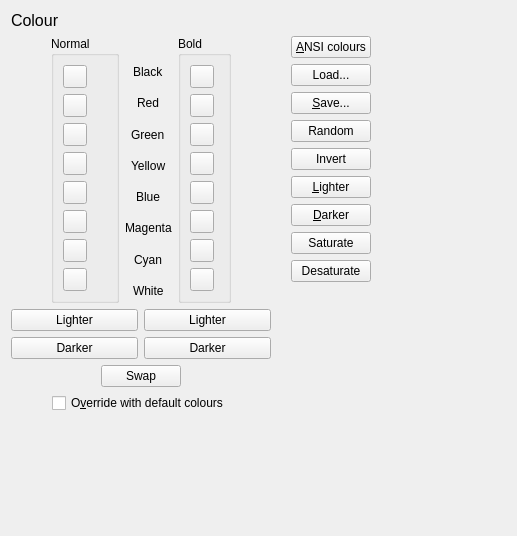
<?xml version="1.0" encoding="UTF-8"?>
<ui version="4.0">
 <class>PrefsColor</class>
 <widget class="QWidget" name="PrefsColor">
  <property name="geometry">
   <rect>
    <x>0</x>
    <y>0</y>
    <width>517</width>
    <height>536</height>
   </rect>
  </property>
  <property name="windowTitle">
   <string>Colour</string>
  </property>
  <layout class="QVBoxLayout" name="verticalLayout_7">
   <item>
    <widget class="QLabel" name="label_title">
     <property name="sizePolicy">
      <sizepolicy hsizetype="Preferred" vsizetype="Fixed">
       <horstretch>0</horstretch>
       <verstretch>0</verstretch>
      </sizepolicy>
     </property>
     <property name="font">
      <font>
       <pointsize>12</pointsize>
      </font>
     </property>
     <property name="text">
      <string>Colour</string>
     </property>
    </widget>
   </item>
   <item>
    <layout class="QHBoxLayout" name="_main">
     <property name="spacing">
      <number>20</number>
     </property>
     <item>
      <layout class="QVBoxLayout" name="_colors">
       <property name="spacing">
        <number>6</number>
       </property>
       <item>
        <layout class="QHBoxLayout" name="_palette">
         <item>
          <spacer name="horizontalSpacer">
           <property name="orientation">
            <enum>Qt::Orientation::Horizontal</enum>
           </property>
           <property name="sizeHint" stdset="0">
            <size>
             <width>40</width>
             <height>20</height>
            </size>
           </property>
          </spacer>
         </item>
         <item>
          <widget class="QGroupBox" name="_normal">
           <property name="title">
            <string>Normal</string>
           </property>
           <layout class="QVBoxLayout" name="verticalLayout">
            <item>
             <widget class="ColorPickerButton" name="Ansi0">
              <property name="baseSize">
               <size>
                <width>20</width>
                <height>20</height>
               </size>
              </property>
             </widget>
            </item>
            <item>
             <widget class="ColorPickerButton" name="Ansi1">
              <property name="baseSize">
               <size>
                <width>20</width>
                <height>20</height>
               </size>
              </property>
             </widget>
            </item>
            <item>
             <widget class="ColorPickerButton" name="Ansi2">
              <property name="baseSize">
               <size>
                <width>20</width>
                <height>20</height>
               </size>
              </property>
             </widget>
            </item>
            <item>
             <widget class="ColorPickerButton" name="Ansi3">
              <property name="baseSize">
               <size>
                <width>20</width>
                <height>20</height>
               </size>
              </property>
             </widget>
            </item>
            <item>
             <widget class="ColorPickerButton" name="Ansi4">
              <property name="baseSize">
               <size>
                <width>20</width>
                <height>20</height>
               </size>
              </property>
             </widget>
            </item>
            <item>
             <widget class="ColorPickerButton" name="Ansi5">
              <property name="baseSize">
               <size>
                <width>20</width>
                <height>20</height>
               </size>
              </property>
             </widget>
            </item>
            <item>
             <widget class="ColorPickerButton" name="Ansi6">
              <property name="baseSize">
               <size>
                <width>20</width>
                <height>20</height>
               </size>
              </property>
             </widget>
            </item>
            <item>
             <widget class="ColorPickerButton" name="Ansi7">
              <property name="baseSize">
               <size>
                <width>20</width>
                <height>20</height>
               </size>
              </property>
             </widget>
            </item>
           </layout>
          </widget>
         </item>
         <item>
          <layout class="QVBoxLayout" name="_labels">
           <item>
            <spacer name="verticalSpacer">
             <property name="orientation">
              <enum>Qt::Orientation::Vertical</enum>
             </property>
             <property name="sizeType">
              <enum>QSizePolicy::Policy::Fixed</enum>
             </property>
             <property name="sizeHint" stdset="0">
              <size>
               <width>20</width>
               <height>23</height>
              </size>
             </property>
            </spacer>
           </item>
           <item alignment="Qt::AlignmentFlag::AlignHCenter">
            <widget class="QLabel" name="label_black">
             <property name="text">
              <string>Black</string>
             </property>
            </widget>
           </item>
           <item alignment="Qt::AlignmentFlag::AlignHCenter">
            <widget class="QLabel" name="label_red">
             <property name="text">
              <string>Red</string>
             </property>
            </widget>
           </item>
           <item alignment="Qt::AlignmentFlag::AlignHCenter">
            <widget class="QLabel" name="label_green">
             <property name="text">
              <string>Green</string>
             </property>
            </widget>
           </item>
           <item alignment="Qt::AlignmentFlag::AlignHCenter">
            <widget class="QLabel" name="label_yellow">
             <property name="text">
              <string>Yellow</string>
             </property>
            </widget>
           </item>
           <item alignment="Qt::AlignmentFlag::AlignHCenter">
            <widget class="QLabel" name="label_blue">
             <property name="text">
              <string>Blue</string>
             </property>
            </widget>
           </item>
           <item alignment="Qt::AlignmentFlag::AlignHCenter">
            <widget class="QLabel" name="label_magenta">
             <property name="text">
              <string>Magenta</string>
             </property>
            </widget>
           </item>
           <item alignment="Qt::AlignmentFlag::AlignHCenter">
            <widget class="QLabel" name="label_cyan">
             <property name="text">
              <string>Cyan</string>
             </property>
            </widget>
           </item>
           <item alignment="Qt::AlignmentFlag::AlignHCenter">
            <widget class="QLabel" name="label_white">
             <property name="text">
              <string>White</string>
             </property>
            </widget>
           </item>
           <item>
            <spacer name="verticalSpacer_2">
             <property name="orientation">
              <enum>Qt::Orientation::Vertical</enum>
             </property>
             <property name="sizeType">
              <enum>QSizePolicy::Policy::Fixed</enum>
             </property>
             <property name="sizeHint" stdset="0">
              <size>
               <width>20</width>
               <height>0</height>
              </size>
             </property>
            </spacer>
           </item>
          </layout>
         </item>
         <item>
          <widget class="QGroupBox" name="_bold">
           <property name="title">
            <string>Bold</string>
           </property>
           <layout class="QVBoxLayout" name="verticalLayout_5">
            <item>
             <widget class="ColorPickerButton" name="Ansi8">
              <property name="baseSize">
               <size>
                <width>20</width>
                <height>20</height>
               </size>
              </property>
             </widget>
            </item>
            <item>
             <widget class="ColorPickerButton" name="Ansi9">
              <property name="baseSize">
               <size>
                <width>20</width>
                <height>20</height>
               </size>
              </property>
             </widget>
            </item>
            <item>
             <widget class="ColorPickerButton" name="Ansi10">
              <property name="baseSize">
               <size>
                <width>20</width>
                <height>20</height>
               </size>
              </property>
             </widget>
            </item>
            <item>
             <widget class="ColorPickerButton" name="Ansi11">
              <property name="baseSize">
               <size>
                <width>20</width>
                <height>20</height>
               </size>
              </property>
             </widget>
            </item>
            <item>
             <widget class="ColorPickerButton" name="Ansi12">
              <property name="baseSize">
               <size>
                <width>20</width>
                <height>20</height>
               </size>
              </property>
             </widget>
            </item>
            <item>
             <widget class="ColorPickerButton" name="Ansi13">
              <property name="baseSize">
               <size>
                <width>20</width>
                <height>20</height>
               </size>
              </property>
             </widget>
            </item>
            <item>
             <widget class="ColorPickerButton" name="Ansi14">
              <property name="baseSize">
               <size>
                <width>20</width>
                <height>20</height>
               </size>
              </property>
             </widget>
            </item>
            <item>
             <widget class="ColorPickerButton" name="Ansi15">
              <property name="baseSize">
               <size>
                <width>20</width>
                <height>20</height>
               </size>
              </property>
             </widget>
            </item>
           </layout>
          </widget>
         </item>
         <item>
          <spacer name="horizontalSpacer_2">
           <property name="orientation">
            <enum>Qt::Orientation::Horizontal</enum>
           </property>
           <property name="sizeHint" stdset="0">
            <size>
             <width>40</width>
             <height>20</height>
            </size>
           </property>
          </spacer>
         </item>
        </layout>
       </item>
       <item>
        <layout class="QGridLayout" name="_each_buttons">
         <item row="1" column="1">
          <widget class="QPushButton" name="darker_bold">
           <property name="text">
            <string>Darker</string>
           </property>
          </widget>
         </item>
         <item row="0" column="0">
          <widget class="QPushButton" name="lighter_normal">
           <property name="text">
            <string>Lighter</string>
           </property>
          </widget>
         </item>
         <item row="0" column="1">
          <widget class="QPushButton" name="lighter_bold">
           <property name="text">
            <string>Lighter</string>
           </property>
          </widget>
         </item>
         <item row="1" column="0">
          <widget class="QPushButton" name="darker_normal">
           <property name="text">
            <string>Darker</string>
           </property>
          </widget>
         </item>
        </layout>
       </item>
       <item alignment="Qt::AlignmentFlag::AlignHCenter">
        <widget class="QPushButton" name="swap">
         <property name="sizePolicy">
          <sizepolicy hsizetype="Fixed" vsizetype="Fixed">
           <horstretch>0</horstretch>
           <verstretch>0</verstretch>
          </sizepolicy>
         </property>
         <property name="text">
          <string>Swap</string>
         </property>
         <property name="icon">
          <iconset theme="swap-panels"/>
         </property>
        </widget>
       </item>
       <item alignment="Qt::AlignmentFlag::AlignHCenter">
        <widget class="QCheckBox" name="UseDefaultColours">
         <property name="text">
          <string>O&amp;verride with default colours</string>
         </property>
        </widget>
       </item>
       <item>
        <spacer name="verticalSpacer_3">
         <property name="orientation">
          <enum>Qt::Orientation::Vertical</enum>
         </property>
         <property name="sizeHint" stdset="0">
          <size>
           <width>20</width>
           <height>40</height>
          </size>
         </property>
        </spacer>
       </item>
      </layout>
     </item>
     <item>
      <layout class="QVBoxLayout" name="_buttons">
       <property name="spacing">
        <number>6</number>
       </property>
       <item>
        <widget class="QPushButton" name="reset">
         <property name="text">
          <string>&amp;ANSI colours</string>
         </property>
         <property name="icon">
          <iconset theme="edit-undo"/>
         </property>
        </widget>
       </item>
       <item>
        <widget class="QPushButton" name="load">
         <property name="text">
          <string>Load...</string>
         </property>
         <property name="icon">
          <iconset theme="document-open"/>
         </property>
        </widget>
       </item>
       <item>
        <widget class="QPushButton" name="save">
         <property name="text">
          <string>&amp;Save...</string>
         </property>
         <property name="icon">
          <iconset theme="document-save"/>
         </property>
        </widget>
       </item>
       <item>
        <widget class="QPushButton" name="random">
         <property name="text">
          <string>Random</string>
         </property>
         <property name="icon">
          <iconset theme="media-playlist-shuffle"/>
         </property>
        </widget>
       </item>
       <item>
        <widget class="QPushButton" name="invert">
         <property name="text">
          <string>Invert</string>
         </property>
         <property name="icon">
          <iconset theme="invertimage"/>
         </property>
        </widget>
       </item>
       <item>
        <widget class="QPushButton" name="lighter">
         <property name="text">
          <string>&amp;Lighter</string>
         </property>
        </widget>
       </item>
       <item>
        <widget class="QPushButton" name="darker">
         <property name="text">
          <string>&amp;Darker</string>
         </property>
        </widget>
       </item>
       <item>
        <widget class="QPushButton" name="saturate">
         <property name="text">
          <string>Saturate</string>
         </property>
        </widget>
       </item>
       <item>
        <widget class="QPushButton" name="desaturate">
         <property name="text">
          <string>Desaturate</string>
         </property>
        </widget>
       </item>
       <item>
        <spacer name="verticalSpacer_4">
         <property name="orientation">
          <enum>Qt::Orientation::Vertical</enum>
         </property>
         <property name="sizeHint" stdset="0">
          <size>
           <width>20</width>
           <height>40</height>
          </size>
         </property>
        </spacer>
       </item>
      </layout>
     </item>
     <item>
      <spacer name="horizontalSpacer_3">
       <property name="orientation">
        <enum>Qt::Orientation::Horizontal</enum>
       </property>
       <property name="sizeHint" stdset="0">
        <size>
         <width>40</width>
         <height>20</height>
        </size>
       </property>
      </spacer>
     </item>
    </layout>
   </item>
  </layout>
 </widget>
 <customwidgets>
  <customwidget>
   <class>ColorPickerButton</class>
   <extends>QToolButton</extends>
   <header>colorpickerbutton.h</header>
  </customwidget>
 </customwidgets>
 <resources/>
 <connections/>
</ui>
